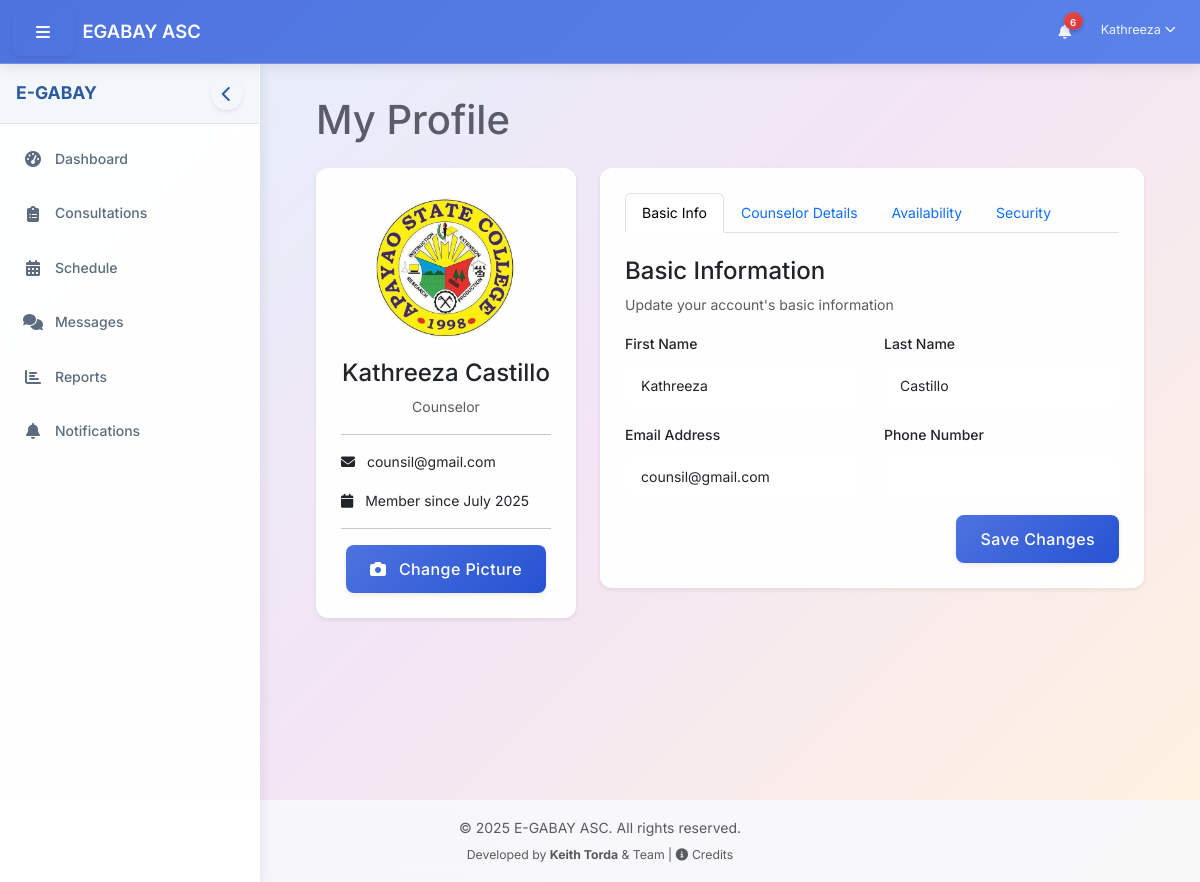
Screenshot of /profile.php (signed in) with the database file from the repository.
### tables this page shows
CREATE TABLE `users` (
  `user_id` int(11) NOT NULL AUTO_INCREMENT,
  `username` varchar(50) NOT NULL,
  `password` varchar(255) NOT NULL,
  `first_name` varchar(100) NOT NULL,
  `last_name` varchar(100) NOT NULL,
  `email` varchar(100) NOT NULL,
  `role_id` int(11) NOT NULL,
  `is_active` tinyint(1) DEFAULT 1,
  `last_login` datetime DEFAULT NULL,
  `created_at` timestamp NOT NULL DEFAULT current_timestamp(),
  `updated_at` timestamp NOT NULL DEFAULT current_timestamp() ON UPDATE current_timestamp(),
  `profile_picture` varchar(255) DEFAULT NULL,
  `verification_token` varchar(64) DEFAULT NULL,
  `is_verified` tinyint(1) NOT NULL DEFAULT 0,
  PRIMARY KEY (`user_id`),
  UNIQUE KEY `username` (`username`),
  UNIQUE KEY `email` (`email`),
  KEY `idx_users_role` (`role_id`),
  CONSTRAINT `users_ibfk_1` FOREIGN KEY (`role_id`) REFERENCES `roles` (`role_id`)
);

### includes/path_fix.php (called while the page is built, shortened)
<?php
$base_path = dirname(__DIR__);
?>

### includes/auth.php (called while the page is built, shortened)
<?php
require_once __DIR__ . '/path_fix.php';
function getUserRole() {
    return $_SESSION['role_name'] ?? null;
}
?>

### profile.php (the view, shortened to what this page needs)
<?php
require_once __DIR__ . '/includes/path_fix.php';
require_once $base_path . '/config/config.php';
require_once $base_path . '/classes/Auth.php';
$database = new Database();
$db = $database->getConnection();
$user_id = $_SESSION['user_id'];
$query = "SELECT * FROM users WHERE user_id = ?";
$stmt = $db->prepare($query);
$stmt->execute([$user_id]);
$user = $stmt->fetch(PDO::FETCH_ASSOC);
include_once $base_path . '/includes/header.php';
?>
<div class="container-fluid">
    <div class="row">
        <div class="col-12">
            <h1 class="mb-4">My Profile</h1>
        </div>
    </div>
    <div class="row">
        <div class="col-md-4 mb-4">
            <div class="card">
                <div class="card-body text-center">
                    <div class="profile-picture-container mb-3">
                        <?php if (!empty($user['profile_picture']) && file_exists($base_path . '/uploads/profile_pictures/' . $user['profile_picture'])): ?>
                            <img src="<?php echo SITE_URL; ?>/uploads/profile_pictures/<?php echo $user['profile_picture']; ?>" alt="Profile Picture" class="rounded-circle" width="150" height="150">
                        <?php else: ?>
                            <div class="profile-placeholder rounded-circle bg-secondary d-flex align-items-center justify-content-center" style="width: 150px; height: 150px; margin: 0 auto;">
                                <i class="fas fa-user fa-5x text-white"></i>
                            </div>
                        <?php endif; ?>
                    </div>
                    <h4><?php echo $user['first_name'] . ' ' . $user['last_name']; ?></h4>
                    <p class="text-muted"><?php echo ucfirst($role); ?></p>
                    <hr>
                    <div class="text-start">
                        <p><i class="fas fa-envelope me-2"></i> <?php echo $user['email']; ?></p>
                        <p><i class="fas fa-calendar me-2"></i> Member since <?php echo date('F Y', strtotime($user['created_at'])); ?></p>
                    </div>
                    <hr>
                    <button class="btn btn-primary" data-bs-toggle="modal" data-bs-target="#uploadProfilePictureModal">
                        <i class="fas fa-camera me-2"></i> Change Picture
                    </button>
                </div>
            </div>
        </div>
        <div class="col-md-8">
            <div class="card">
                <div class="card-body">
                    <ul class="nav nav-tabs" id="profileTabs" role="tablist">
                        <li class="nav-item" role="presentation">
                            <button class="nav-link active" id="basic-tab" data-bs-toggle="tab" data-bs-target="#basic" type="button" role="tab" aria-controls="basic" aria-selected="true">
                                Basic Info
                            </button>
                        </li>
                        <?php if ($role == 'student'): ?>
                            <li class="nav-item" role="presentation">
                                <button class="nav-link" id="student-tab" data-bs-toggle="tab" data-bs-target="#student" type="button" role="tab" aria-controls="student" aria-selected="false">
                                    Student Details
                                </button>
                            </li>
                        <?php elseif ($role == 'counselor'): ?>
                            <li class="nav-item" role="presentation">
                                <button class="nav-link" id="counselor-tab" data-bs-toggle="tab" data-bs-target="#counselor" type="button" role="tab" aria-controls="counselor" aria-selected="false">
                                    Counselor Details
                                </button>
                            </li>
                            <li class="nav-item" role="presentation">
                                <button class="nav-link" id="availability-tab" data-bs-toggle="tab" data-bs-target="#availability" type="button" role="tab" aria-controls="availability" aria-selected="false">
                                    Availability
                                </button>
                            </li>
                        <?php endif; ?>
                        <li class="nav-item" role="presentation">
                            <button class="nav-link" id="security-tab" data-bs-toggle="tab" data-bs-target="#security" type="button" role="tab" aria-controls="security" aria-selected="false">
                                Security
                            </button>
                        </li>
                    </ul>
                    <div class="tab-content pt-4" id="profileTabsContent">
                        <div class="tab-pane fade show active" id="basic" role="tabpanel" aria-labelledby="basic-tab">
                            <h4>Basic Information</h4>
                            <p class="text-muted">Update your account's basic information</p>
                            <form action="<?php echo htmlspecialchars($_SERVER['PHP_SELF']); ?>" method="post">
                                <div class="row mb-3">
                                    <div class="col-md-6">
                                        <label for="first_name" class="form-label">First Name</label>
                                        <input type="text" class="form-control" id="first_name" name="first_name" value="<?php echo $user['first_name']; ?>" required>
                                    </div>
                                    <div class="col-md-6">
                                        <label for="last_name" class="form-label">Last Name</label>
                                        <input type="text" class="form-control" id="last_name" name="last_name" value="<?php echo $user['last_name']; ?>" required>
                                    </div>
                                </div>
                                <div class="row mb-3">
                                    <div class="col-md-6">
                                        <label for="email" class="form-label">Email Address</label>
                                        <input type="email" class="form-control" id="email" name="email" value="<?php echo $user['email']; ?>" required>
                                    </div>
                                    <div class="col-md-6">
                                        <label for="phone" class="form-label">Phone Number</label>
                                        <input type="tel" class="form-control" id="phone" name="phone" value="<?php echo $user['phone'] ?? ''; ?>">
                                    </div>
                                </div>
                                <div class="text-end">
                                    <button type="submit" class="btn btn-primary">Save Changes</button>
                                </div>
                            </form>
                        </div>
                    </div>
                </div>
            </div>
        </div>
    </div>
</div>
<?php
include_once $base_path . '/includes/footer.php';
?>

### assets/css/style.css (style rules this page uses)
:root { --primary-color: #4e73df; --primary-light: #5a82e8; --primary-dark: #2653d3; --secondary-color: #858796; --success-color: #1cc88a; --info-color: #36b9cc; --warning-color: #f6c23e; --danger-color: #e74a3b; --light-color: #f8f9fc; --dark-color: #5a5c69; --gray-100: #f8f9fc; --gray-200: #eaecf4; --gray-300: #dddfeb; --gray-400: #d1d3e2; --gray-500: #b7b9cc; --gray-600: #858796; --gray-700: #6e707e; --gray-800: #5a5c69; --gray-900: #3a3b45; --border-radius: 8px; --border-radius-lg: 12px; --border-radius-xl: 16px; --shadow-sm: 0 2px 4px rgba(0,0,0,0.08); --shadow: 0 4px 6px rgba(0,0,0,0.1); --shadow-lg: 0 8px 16px rgba(0,0,0,0.15); --transition: all 0.1s ease; --sidebar-width: 250px; --navbar-height: 60px; --bg-heavenly: linear-gradient(135deg, #e3f2fd 0%, #f3e5f5 50%, #fff3e0 100%); }
:root { --transition: all 0.1s cubic-bezier(0.4, 0, 0.2, 1); }
body { background: var(--bg-heavenly) !important; background-attachment: fixed; font-family: 'Inter', system-ui, -apple-system, sans-serif; font-size: 0.875rem; line-height: 1.6; color: var(--dark-color); min-height: 100vh; }
.card { background: rgba(255, 255, 255, 0.95); backdrop-filter: blur(10px); border: 1px solid var(--border-color); border-radius: var(--border-radius-lg); box-shadow: var(--shadow-sm); transition: box-shadow 0.1s ease, transform 0.1s ease; overflow: hidden; border: 1px solid rgba(255, 255, 255, 0.2); }
.card-body { padding: 1.5rem; }
.btn { padding: 0.75rem 1.5rem; border-radius: var(--border-radius); font-weight: 500; letter-spacing: 0.025em; transition: background-color 0.1s ease, box-shadow 0.1s ease; border: none; cursor: pointer; box-shadow: var(--shadow-sm); }
.btn-primary { background: linear-gradient(135deg, var(--primary-color) 0%, var(--primary-dark) 100%); color: white; }
.form-control { border: 2px solid var(--border-color); border-radius: var(--border-radius); padding: 0.75rem 1rem; transition: border-color 0.1s ease, box-shadow 0.1s ease; font-size: 0.875rem; background: rgba(255, 255, 255, 0.9); }
.form-label { font-weight: 500; color: var(--text-color); margin-bottom: 0.5rem; }

### includes/header.php (style rules this page uses)
:root { --bs-primary: #2c5aa0; --bs-primary-rgb: 44, 90, 160; --bs-secondary: #6c7293; --bs-success: #00a65a; --bs-info: #00c0ef; --bs-warning: #f39c12; --bs-danger: #dd4b39; --bs-light: #f8f9fa; --bs-dark: #2f3349; --sidebar-width: 260px; --navbar-height: 64px; }
body { display: flex; min-height: 100vh; flex-direction: column; background: linear-gradient(135deg, #e3f2fd 0%, #f3e5f5 50%, #fff3e0 100%); background-attachment: fixed; font-family: 'Inter', system-ui, -apple-system, sans-serif; }

### rows the page displays
users: profile_picture (picture), first_name "Kathreeza", last_name "Castillo", email "counsil@gmail.com", created_at "July 2025"

### other values shown
$notification_count "6"
$_SESSION['first_name'] "Kathreeza"
$role "Counselor"
